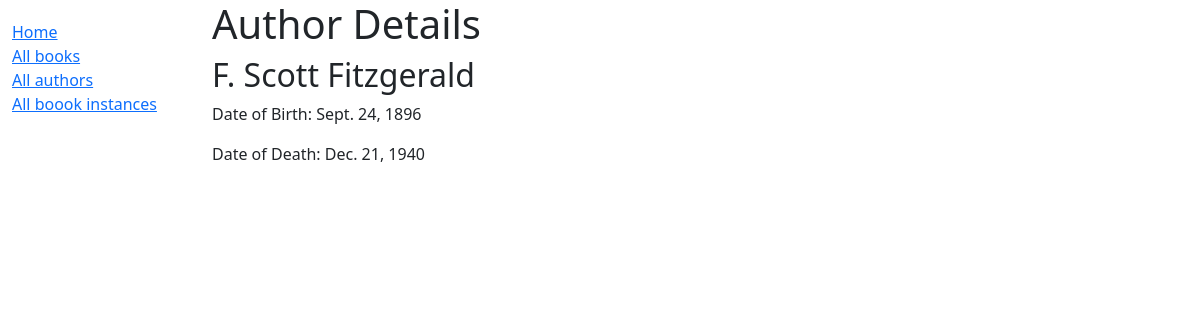
The page /library/author/4/ on the database its author committed.
### library/models/author.py (models this page shows, shortened)
class Author(models.Model):
    first_name = models.CharField(max_length=100)
    last_name = models.CharField(max_length=100)
    date_of_birth = models.DateField(null=True, blank=True)
    date_of_death = models.DateField(null=True, blank=True)
    class Meta:
        ordering = ['last_name']

### library/views/author.py (the view)
# urls.py: path('author/<int:pk>/', author.AuthorDetailView.as_view(), name='author_detail'),  # The detail view for a specific author
class AuthorDetailView(generic.DetailView):
    model = Author
    template_name = 'library/author_detail.html'

### library/templates/library/author_detail.html
{% extends "base_generic.html" %}
{% block content %}
    <h1>Author Details</h1>
    {% if author %}
        <h2>{{ author.first_name }} {{ author.last_name }}</h2>
        {% if author.date_of_birth %}
            <p>Date of Birth: {{ author.date_of_birth }}</p>
        {% endif %}
        {% if author.date_of_death %}
            <p>Date of Death: {{ author.date_of_death }}</p>
        {% endif %}
    {% else %}
        <p>Author not found.</p>
    {% endif %}
{% endblock %}

### rows shown on the page
Author: first_name "F. Scott", last_name "Fitzgerald", date_of_birth "Sept. 24, 1896", date_of_death "Dec. 21, 1940"
